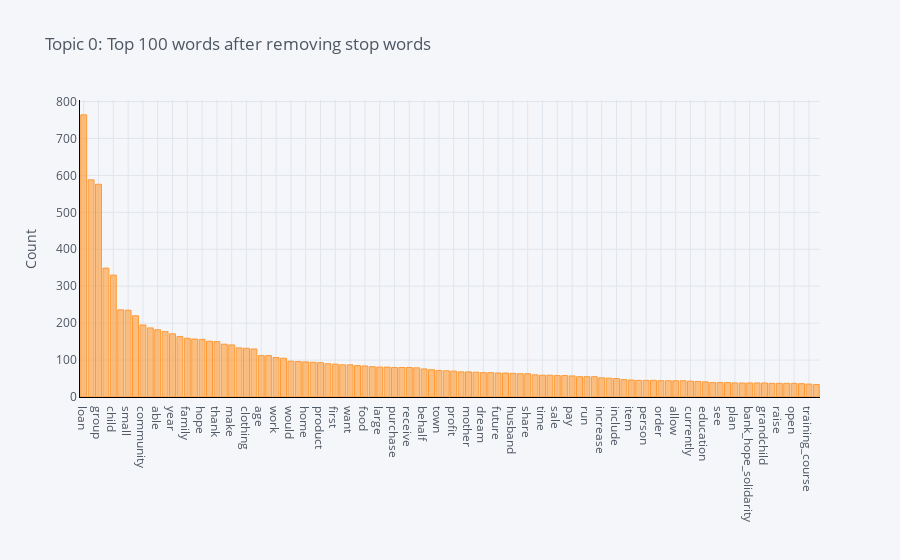

Notebook code for this chart:
### Code cell
plot_model(lda)

### Figure 1 — Plotly figure (JSON) as saved in the notebook; plotly's stock layout.template omitted (floating-point values rounded to 4 significant figures)
{"data": [{"marker": {"color": "rgba(255, 153, 51, 0.6)", "line": {"color": "rgba(255, 153, 51, 1.0)", "width": 1}}, "name": "count", "orientation": "v", "text": "", "type": "bar", "x": ["loan", "business", "group", "sell", "child", "member", "small", "live", "community", "buy", "able", "support", "year", "woman", "family", "store", "hope", "help", "thank", "go", "make", "old", "clothing", "use", "age", "also", "work", "provide", "would", "life", "home", "well", "product", "together", "first", "expand", "want", "grow", "food", "note", "large", "take", "purchase", "continue", "receive", "house", "behalf", "entrepreneur", "town", "people", "profit", "day", "mother", "start", "dream", "new", "future", "call", "husband", "need", "share", "like", "time", "improve", "sale", "good", "pay", "say", "run", "money", "increase", "school", "include", "hard", "item", "clothe", "person", "invest", "order", "come", "allow", "coordinator", "currently", "part", "education", "shoe", "see", "young", "plan", "next", "bank_hope_solidarity", "supply", "grandchild", "many", "raise", "shop", "open", "merchandise", "training_course", "second"], "y": [764, 588, 576, 349, 330, 236, 235, 220, 195, 187, 182, 177, 171, 164, 159, 157, 156, 151, 150, 143, 141, 133, 132, 130, 112, 112, 107, 105, 97, 96, 95, 94, 93, 90, 89, 87, 87, 85, 84, 82, 81, 81, 80, 80, 80, 79, 76, 74, 72, 71, 70, 68, 68, 67, 66, 66, 65, 65, 64, 63, 63, 60, 59, 59, 58, 58, 57, 55, 55, 55, 52, 51, 50, 47, 46, 45, 45, 45, 44, 44, 44, 44, 43, 42, 41, 39, 39, 39, 38, 38, 38, 38, 38, 37, 37, 37, 37, 36, 35, 34]}], "layout": {"legend": {"bgcolor": "#F5F6F9", "font": {"color": "#4D5663"}}, "paper_bgcolor": "#F5F6F9", "plot_bgcolor": "#F5F6F9", "title": {"font": {"color": "#4D5663"}, "text": "Topic 0: Top 100 words after removing stop words"}, "xaxis": {"gridcolor": "#E1E5ED", "linecolor": "black", "showgrid": true, "tickfont": {"color": "#4D5663"}, "title": {"font": {"color": "#4D5663"}, "text": ""}, "zerolinecolor": "#E1E5ED"}, "yaxis": {"gridcolor": "#E1E5ED", "linecolor": "black", "showgrid": true, "tickfont": {"color": "#4D5663"}, "title": {"font": {"color": "#4D5663"}, "text": "Count"}, "zerolinecolor": "#E1E5ED"}}}
